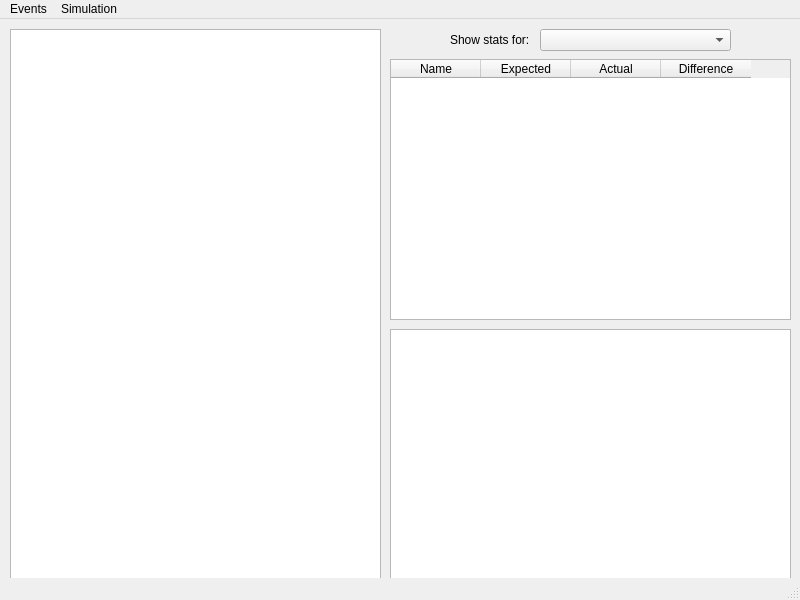
<?xml version="1.0" encoding="UTF-8"?>
<ui version="4.0">
 <class>mainForm</class>
 <widget class="QMainWindow" name="mainForm">
  <property name="geometry">
   <rect>
    <x>0</x>
    <y>0</y>
    <width>800</width>
    <height>600</height>
   </rect>
  </property>
  <property name="windowTitle">
   <string>Random Event Simulation</string>
  </property>
  <widget class="QWidget" name="centralwidget">
   <widget class="QPlainTextEdit" name="resultInfo">
    <property name="geometry">
     <rect>
      <x>10</x>
      <y>10</y>
      <width>371</width>
      <height>551</height>
     </rect>
    </property>
    <property name="readOnly">
     <bool>true</bool>
    </property>
   </widget>
   <widget class="QTableWidget" name="probabilityTable">
    <property name="geometry">
     <rect>
      <x>390</x>
      <y>40</y>
      <width>401</width>
      <height>261</height>
     </rect>
    </property>
    <attribute name="horizontalHeaderDefaultSectionSize">
     <number>90</number>
    </attribute>
    <column>
     <property name="text">
      <string>Name</string>
     </property>
    </column>
    <column>
     <property name="text">
      <string>Expected</string>
     </property>
    </column>
    <column>
     <property name="text">
      <string>Actual</string>
     </property>
    </column>
    <column>
     <property name="text">
      <string>Difference</string>
     </property>
    </column>
   </widget>
   <widget class="QComboBox" name="eventID">
    <property name="geometry">
     <rect>
      <x>540</x>
      <y>10</y>
      <width>191</width>
      <height>22</height>
     </rect>
    </property>
   </widget>
   <widget class="QLabel" name="labelEventID">
    <property name="geometry">
     <rect>
      <x>450</x>
      <y>10</y>
      <width>81</width>
      <height>21</height>
     </rect>
    </property>
    <property name="text">
     <string>Show stats for:</string>
    </property>
   </widget>
   <widget class="QChartView" name="probabilityChart">
    <property name="geometry">
     <rect>
      <x>390</x>
      <y>310</y>
      <width>401</width>
      <height>251</height>
     </rect>
    </property>
   </widget>
  </widget>
  <widget class="QMenuBar" name="menubar">
   <property name="geometry">
    <rect>
     <x>0</x>
     <y>0</y>
     <width>800</width>
     <height>19</height>
    </rect>
   </property>
   <widget class="QMenu" name="menuEvents">
    <property name="title">
     <string>Events</string>
    </property>
    <widget class="QMenu" name="menuAdd_Random_Event">
     <property name="title">
      <string>Add Random Event</string>
     </property>
     <addaction name="actionAdd_List"/>
     <addaction name="actionAdd_Die"/>
    </widget>
    <addaction name="menuAdd_Random_Event"/>
    <addaction name="actionRemove_Random_Event"/>
   </widget>
   <widget class="QMenu" name="menuSimulation">
    <property name="title">
     <string>Simulation</string>
    </property>
    <addaction name="actionSimulate"/>
   </widget>
   <addaction name="menuEvents"/>
   <addaction name="menuSimulation"/>
  </widget>
  <widget class="QStatusBar" name="statusbar"/>
  <action name="actionSimulate">
   <property name="text">
    <string>Simulate...</string>
   </property>
  </action>
  <action name="actionRemove_Random_Event">
   <property name="text">
    <string>Remove Random Event...</string>
   </property>
  </action>
  <action name="actionAdd_List">
   <property name="text">
    <string>Add List...</string>
   </property>
  </action>
  <action name="actionAdd_Die">
   <property name="text">
    <string>Add Die...</string>
   </property>
  </action>
  <action name="actionAdd_No_repeat_List">
   <property name="text">
    <string>Add No-repeat List...</string>
   </property>
  </action>
 </widget>
 <customwidgets>
  <customwidget>
   <class>QChartView</class>
   <extends>QGraphicsView</extends>
   <header>QtCharts\QtCharts</header>
  </customwidget>
 </customwidgets>
 <resources/>
 <connections/>
</ui>
